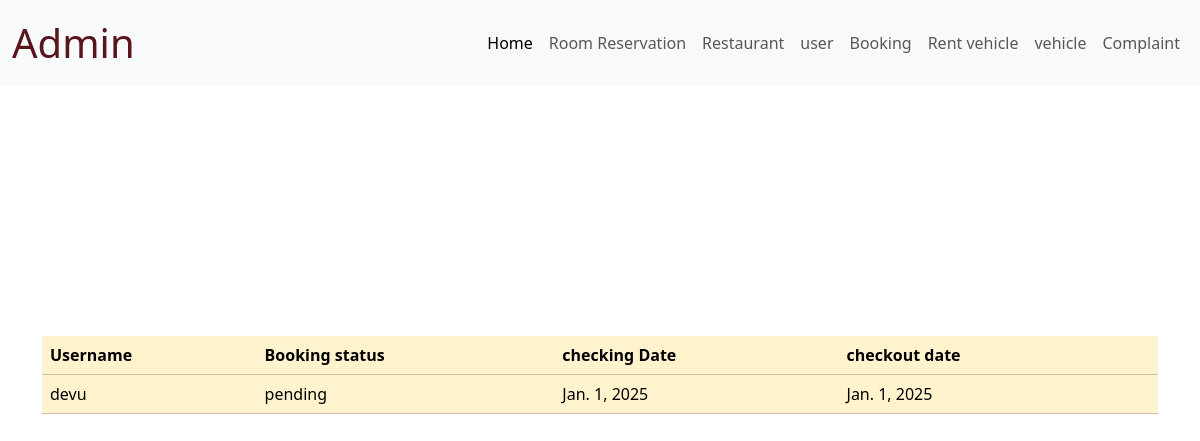
The page /booking on the database as committed earlier.
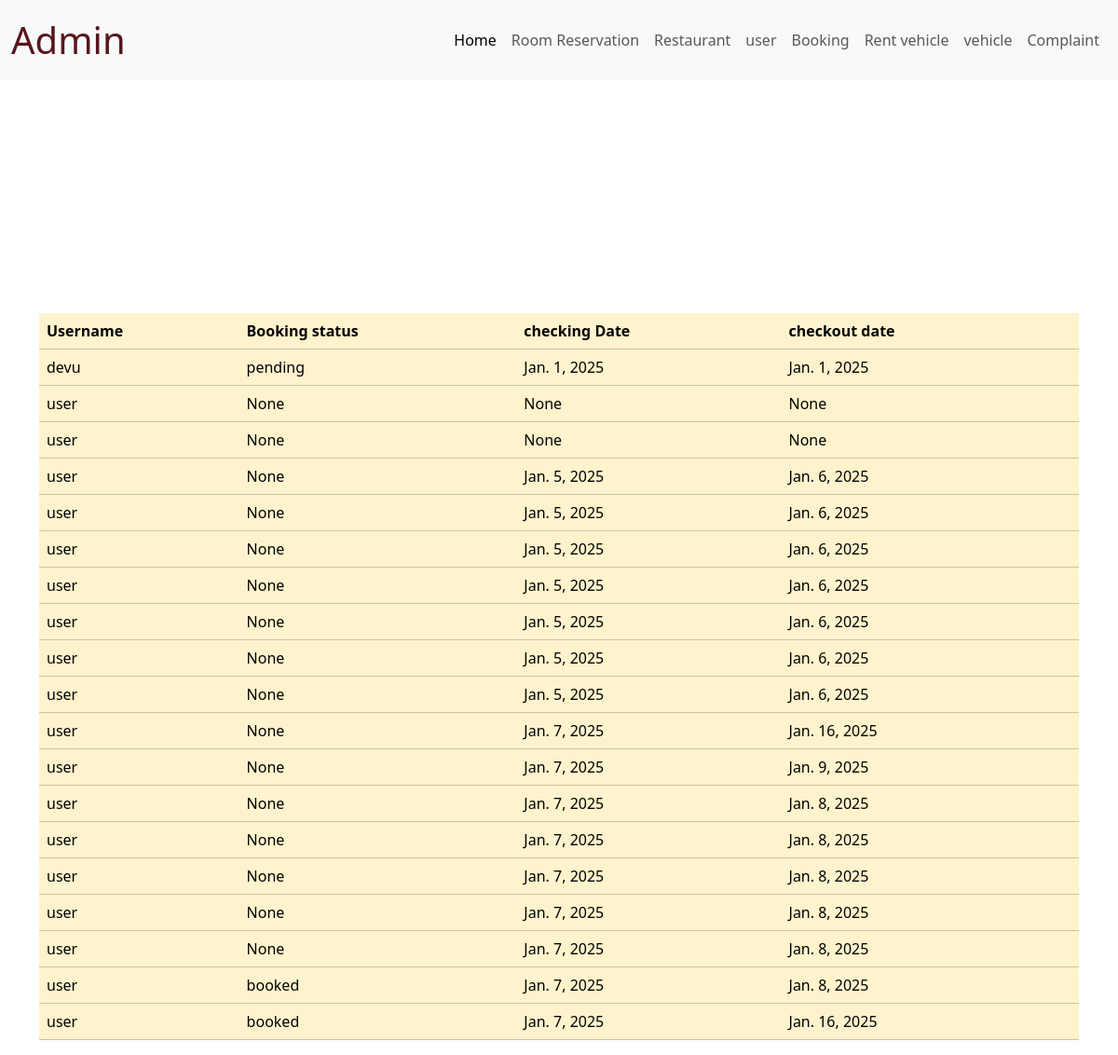
The same page on the database as committed later.
### world_wallet_expence_app/models.py (models this page shows)
class BookingTable(models.Model):
     USERID=models.ForeignKey(UserTable, on_delete=models.CASCADE)
     ROOMID=models.ForeignKey(RoomTable, on_delete=models.CASCADE)
     bookingstatus=models.CharField(max_length=20, null=True,blank=True)
     checkindate=models.DateField(null=True,blank=True)
     checkoutdate=models.DateField(null=True,blank=True)
     paymentmethod=models.CharField(max_length=20, null=True,blank=True)

class UserTable(models.Model):
    LOGINID=models.ForeignKey(LoginTable, on_delete=models.CASCADE)
    Name=models.CharField(max_length=20, null=True,blank=True)
    phone=models.CharField(max_length=20, null=True,blank=True)
    place=models.CharField(max_length=25, null=True,blank=True)
    status=models.CharField(max_length=25, null=True,blank=True)

### world_wallet_expence_app/views.py (the view)
# urls.py: path('booking',Booking.as_view(),name='booking'),
class Booking(View):
    def get(self,request):
        r=BookingTable.objects.all()
        return render(request,"ADMIN/booking.html",{'r':r})

### templates/ADMIN/booking.html (shortened to what this page needs)
{% load static %}
<html lang="en">
<head>
    <link href="https://cdn.jsdelivr.net/npm/bootstrap@5.3.3/dist/css/bootstrap.min.css" rel="stylesheet">
 <link rel="stylesheet" href="{% static 'ADMINCSS/booking.css' %}">
</head>
<body>
  <nav class="navbar navbar-expand-lg bg-body-tertiary">
    <div class="container-fluid">
      <a class="navbar-brand fs-1 text-danger-emphasis" href="#">Admin</a>
      <div class="collapse navbar-collapse" id="navbarSupportedContent">
        <ul class="navbar-nav ms-auto mb-2 mb-lg-0">
          <li class="nav-item">
            <a class="nav-link active" aria-current="page" href="/home">Home</a>
          </li>
          <li class="nav-item">
            <a class="nav-link" href="/room">Room Reservation</a>
          </li>
          <li class="nav-item">
            <a class="nav-link" href="/restaurant">Restaurant</a>
          </li>
          <li class="nav-item">
            <a class="nav-link" href="/user">user</a>
          </li>
          <li class="nav-item">
            <a class="nav-link" href="/booking">Booking</a>
          </li>
          <li class="nav-item">
            <a class="nav-link" href="/Rentvehadd">Rent vehicle</a>
          </li>
          <li class="nav-item">
            <a class="nav-link" href="/viewrentveh">vehicle</a>
          </li>
          <li class="nav-item">
            <a class="nav-link" href="/complaint">Complaint</a>
          </li>
        </ul>
      </div>
    </div>
  </nav>
        <div class="container">
            <table class="table table-warning">
                <thead>
                  <tr>
                    <th scope="col">Username</th>
                    <th scope="col">Booking status</th>
                    <th scope="col">checking Date</th>
                    <th scope="col">checkout date</th>
                    <th colspan="5"></th>
                  </tr>
                </thead>
                <tbody>
                  {%for i in r%}
                  <tr>
                    <td>{{i.USERID.Name}}</td>
                    <td>{{i.bookingstatus}}</td>
                    <td>{{i.checkindate}}</td>
                    <td>{{i.checkoutdate}}</td>
                    <td></td>
                  </tr>
                  {%endfor%}
                </tbody>
              </table>
            </div>
        </body>
        </html>

Rows that differ between the two databases and show on the page:
added BookingTable: USERID.Name "user", bookingstatus "None", checkindate "None", checkoutdate "None"
added BookingTable: USERID.Name "user", bookingstatus "None", checkindate "None", checkoutdate "None"
added BookingTable: USERID.Name "user", bookingstatus "None", checkindate "Jan. 5, 2025", checkoutdate "Jan. 6, 2025"
added BookingTable: USERID.Name "user", bookingstatus "None", checkindate "Jan. 5, 2025", checkoutdate "Jan. 6, 2025"
added BookingTable: USERID.Name "user", bookingstatus "None", checkindate "Jan. 5, 2025", checkoutdate "Jan. 6, 2025"
added BookingTable: USERID.Name "user", bookingstatus "None", checkindate "Jan. 5, 2025", checkoutdate "Jan. 6, 2025"
added BookingTable: USERID.Name "user", bookingstatus "None", checkindate "Jan. 5, 2025", checkoutdate "Jan. 6, 2025"
added BookingTable: USERID.Name "user", bookingstatus "None", checkindate "Jan. 5, 2025", checkoutdate "Jan. 6, 2025"
added BookingTable: USERID.Name "user", bookingstatus "None", checkindate "Jan. 5, 2025", checkoutdate "Jan. 6, 2025"
added BookingTable: USERID.Name "user", bookingstatus "None", checkindate "Jan. 7, 2025", checkoutdate "Jan. 16, 2025"
added BookingTable: USERID.Name "user", bookingstatus "None", checkindate "Jan. 7, 2025", checkoutdate "Jan. 9, 2025"
added BookingTable: USERID.Name "user", bookingstatus "None", checkindate "Jan. 7, 2025", checkoutdate "Jan. 8, 2025"
added BookingTable: USERID.Name "user", bookingstatus "None", checkindate "Jan. 7, 2025", checkoutdate "Jan. 8, 2025"
added BookingTable: USERID.Name "user", bookingstatus "None", checkindate "Jan. 7, 2025", checkoutdate "Jan. 8, 2025"
added BookingTable: USERID.Name "user", bookingstatus "None", checkindate "Jan. 7, 2025", checkoutdate "Jan. 8, 2025"
added BookingTable: USERID.Name "user", bookingstatus "None", checkindate "Jan. 7, 2025", checkoutdate "Jan. 8, 2025"
added BookingTable: USERID.Name "user", bookingstatus "booked", checkindate "Jan. 7, 2025", checkoutdate "Jan. 8, 2025"
added BookingTable: USERID.Name "user", bookingstatus "booked", checkindate "Jan. 7, 2025", checkoutdate "Jan. 16, 2025"
